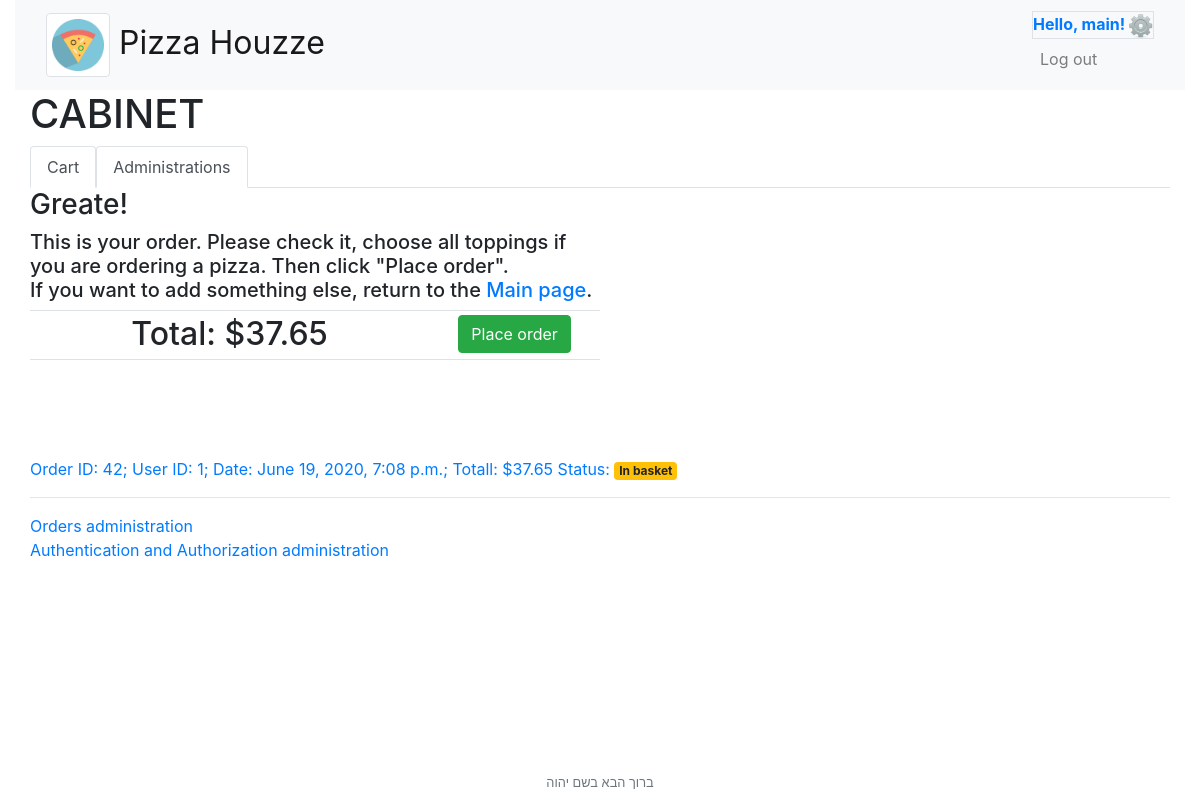
Page /cabinet (signed in) on the earlier database version.
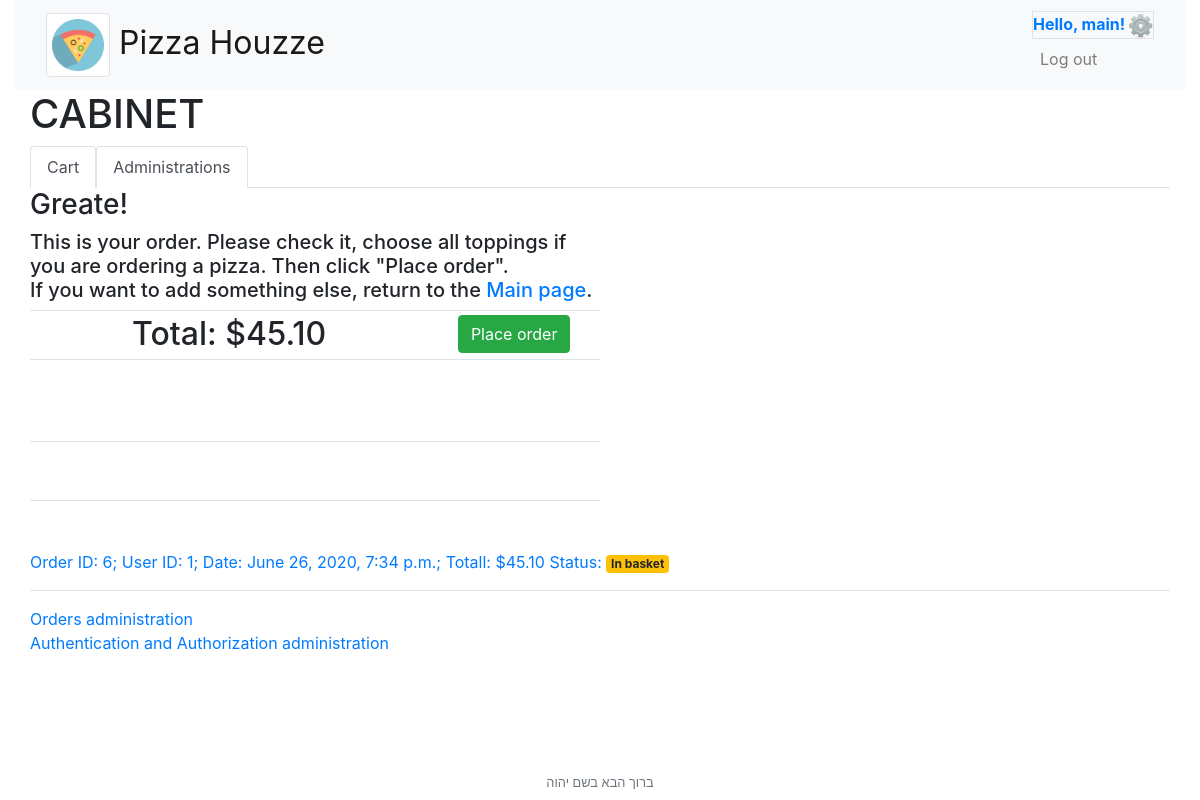
Same page on the later database version.
### orders/models.py (models this page shows, shortened)
class Order(models.Model):
    user_id = models.CharField(max_length=64)
    order_date = models.DateTimeField(default=timezone.now, blank=True)
    order_status = models.ForeignKey(OrderStatus, on_delete=models.CASCADE, related_name="order_s", default=1)
    orderitem = models.ManyToManyField(OrderItem,  blank=True, related_name="items")
    total = models.DecimalField(max_digits=6, decimal_places=2, default=0.00)

class OrderStatus(models.Model):
    orderType = models.CharField(max_length=64)
    def __str__(self):
        return f"{self.orderType}"

### orders/views.py (the view)
# urls.py: path("cabinet", views.cabinet_view, name="cabinet"),
def cabinet_view(request):
    if not request.user.is_authenticated:
        return HttpResponseRedirect(reverse("index"))
    else:
        context = {
            "user"              : request.user,
            "pizza_toppings"    : Topping.objects.filter(itemtype__name='Toppings (pizza)').values("pk", "itemtype__name", "name", "price").order_by('name'),
            "subs_toppings"     : Topping.objects.filter(itemtype__name='Extra for subs').values("pk", "itemtype__name", "name", "price"),
            "steak_and_cheese"  : Topping.objects.filter(itemtype__name__in=['Extra for subs','Extra for Steak + Cheese']).values("pk", "itemtype__name", "name", "price").order_by('name')
        }
        all_orders = get_order(request, 'show', 'all', 'nill')
        context['all_orders'] = all_orders
        basket = get_order(request, 'show', 'basket', 'nill')
        if basket != 'nill':
            context['basket'] = basket
            context['current_order_list'] =  OrderItem.objects.filter(order_id=basket)
        if request.user.is_staff:
            all_users_orders = Order.objects.all()
            context['all_users_orders'] = all_users_orders
        return render(request, "orders/cabinet.html", context)

### orders/models.py (called while the page is built)
    @property
    def totall_price(self):
        if self.topping.aggregate(total = models.Sum('price'))['total'] != None:
            return self.itemPrice + self.topping.aggregate(total = models.Sum('price'))['total']
        else:
            return self.itemPrice

### orders/views.py (called while the page is built)
def get_order(request, address, type, id):
    user_for_order = request.session['user_id']
    if address == "show":
        if type == "basket":
            try:
                order_record = Order.objects.get(user_id=user_for_order, order_status__orderType='In basket')
            except:
                order_record = 'nill'
        if type == "all":
            order_record = Order.objects.filter(user_id=user_for_order)
        if type == "one":
            order_record = Order.objects.get(pk=id)
    if address == "add" and type == "basket":
        order_record, created = Order.objects.filter(user_id=user_for_order).get_or_create(user_id=user_for_order, order_status__orderType='In basket')
        if 'order_id' not in request.session:
            request.session['order_id'] = order_record.pk
    return order_record

### orders/templates/orders/cabinet.html (shortened to what this page needs)
{% extends "orders/base.html" %}
{% load toppings_info %}
{% block main %}
<main class="container-fluid">
  <h1>CABINET</h1>
<ul class="nav nav-tabs" id="cabinet_tabs" role="tablist">
  <li class="nav-item" role="presentation">
    <a class="nav-link {% if basket %}show active{% endif%}" id="cart_tab" data-toggle="tab" href="#cart" role="tab">Cart</a>
  </li>
  {% if user.is_staff %}
  <li class="nav-item" role="presentation">
    <a class="nav-link show active" id="admin-tab" data-toggle="tab" href="#admin" role="tab">Administrations</a>
  </li>
  {% endif %}
</ul>
<div class="tab-content" id="myTabContent">
  <div class="tab-pane fade {% if basket %}show active{% endif%}" id="cart" role="tabpanel">
{% if basket %}
{% if basket.total %}
<h3>Greate!</h3>
<h5 class="w-50">This is your order. Please check it, choose all toppings if you are ordering a pizza. Then click "Place order".<br />
If you want to add something else, return to the <a href="/">Main page</a>.</h5>
    <table class="table table-sm w-50" id="order_t">
      <tr class="text-center">
        <th id="total" class="h2" colspan="2">
            Total: ${{ basket.total }}
         </th>
         <th>
           <button type="button" data-order_id="{{order.pk}}" data-user_id="{{user.id}}" id="make_order" name="make_order" class="btn btn-success">Place order</button>
         </th>
      </tr>
    </table>
    {% else %}
      <h4>Hmm... It looks like your cart is empty.<br />
      Let's go to the <a href="/">Main page</a> to choose some nice stuff :)</h4>
    {% endif %}
{% else %}
Your cart is empty
{% endif %}
  </div>
  {% if user.is_staff %}
  <div class="tab-pane fade show active" id="admin" role="tabpanel">
    {% if all_users_orders %}
      {% for order in all_users_orders %}
        <a href="{% url 'order' order.pk %}">Order ID: {{order.pk}}; User ID: {{order.user_id}}; Date: {{order.order_date}}; Totall: ${{order.total}} Status: <span class="badge badge-{% if order.order_status.orderType == "Ready" %}success{% elif order.order_status.orderType == "Placed" %}secondary{% else %}warning{% endif %}">{{order.order_status}}</span></a><br />
      {% endfor %}
    {% else %}
      There is no order yet
    {% endif %}
<hr>
<a href="/admin/orders">Orders administration</a><br />
<a href="/admin/auth/">Authentication and Authorization administration</a><br />
  </div>
  {% endif %}
</div>
</main>
{% endblock %}

Differences in the rows shown:
removed Order: total "37.65", pk "42", user_id "1", order_date "June 19, 2020, 7:08 p.m.", order_status "In basket"
added Order: total "45.10", pk "6", user_id "1", order_date "June 26, 2020, 7:34 p.m.", order_status "In basket"
